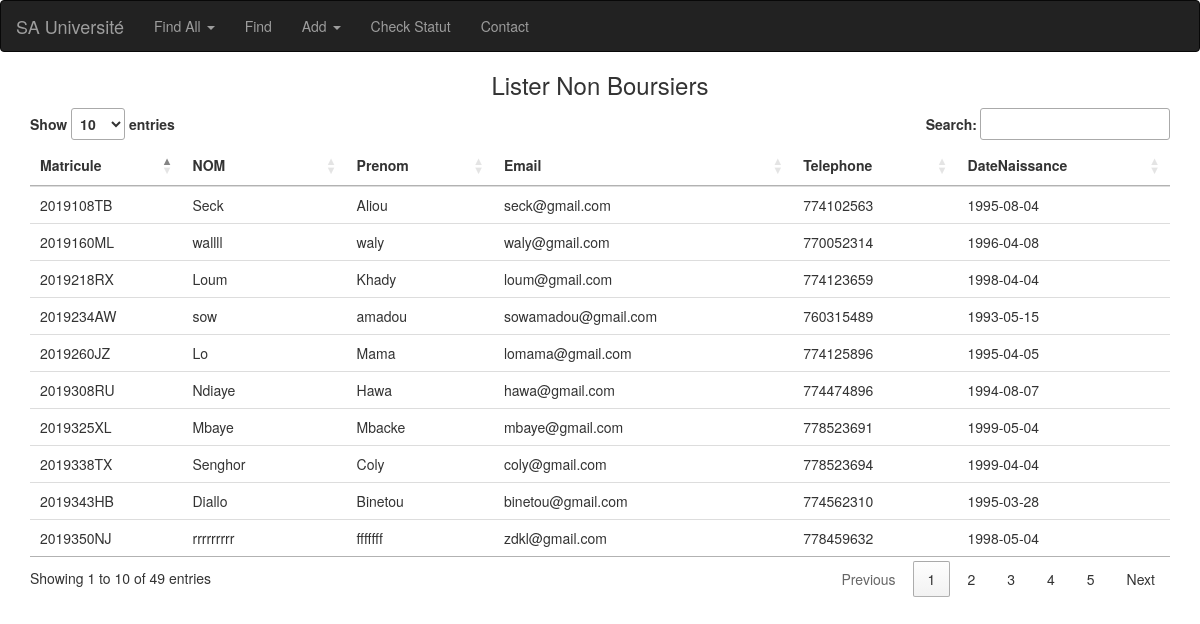
Page /page/noboursierall.php on the committed database.
### tables this page shows
CREATE TABLE `Etudiant` (
  `ID_ETUDIANT` int(11) NOT NULL,
  `MATRICULE` varchar(10) NOT NULL,
  `NOMETUDIANT` varchar(30) NOT NULL,
  `PRENOMETUDIANT` varchar(30) NOT NULL,
  `EMAIL` varchar(50) NOT NULL,
  `TELEPHONE` int(11) NOT NULL,
  `DATE_DE_NAISSANCE` date NOT NULL
);

### page/noboursierall.php (the view, shortened to what this page needs)
<?php
  include 'header.php';
?>
<!DOCTYPE html>
<html>
<head>
    <link rel="stylesheet" href="https://cdn.datatables.net/1.10.19/css/jquery.dataTables.min.css">
</head>
<body>
<h3 style="text-align:center; ">Lister Non Boursiers</h3>
<div class="container">
    <table class="table table-fluid" id="myTable">
    <thead>
    <tr>
    <th>Matricule</th>
    <th>NOM</th>
    <th>Prenom</th>
    <th>Email</th>
    <th>Telephone</th>
    <th>DateNaissance</th>
</tr>
    </thead>
    <tbody>
<?php
        require_once'../classes/Etudiant_Service.php';
        $liste = new Etudiant_Service();
        $rows = $liste->FindAll("Etudiant","Non_Boursier");
        while ($row = $rows->fetch()) {
        echo "
            <tr>
            <td>".$row['MATRICULE']."</td>
            <td>".$row['NOMETUDIANT']."</td>
            <td>".$row['PRENOMETUDIANT']."</td>
            <td>".$row['EMAIL']."</td>
            <td>".$row['TELEPHONE']."</td>
            <td>".$row['DATE_DE_NAISSANCE']."</td>
            </tr>";
        }
        ?>
    </tbody>
    </table>
</div>
</body>
</html>

### rows in the picture
etudiant: MATRICULE "2019260JZ", NOMETUDIANT "Lo", PRENOMETUDIANT "Mama", EMAIL "lomama@gmail.com", TELEPHONE "774125896", DATE_DE_NAISSANCE "1995-04-05"
etudiant: MATRICULE "2019325XL", NOMETUDIANT "Mbaye", PRENOMETUDIANT "Mbacke", EMAIL "mbaye@gmail.com", TELEPHONE "778523691", DATE_DE_NAISSANCE "1999-05-04"
etudiant: MATRICULE "2019338TX", NOMETUDIANT "Senghor", PRENOMETUDIANT "Coly", EMAIL "coly@gmail.com", TELEPHONE "778523694", DATE_DE_NAISSANCE "1999-04-04"
etudiant: MATRICULE "2019108TB", NOMETUDIANT "Seck", PRENOMETUDIANT "Aliou", EMAIL "seck@gmail.com", TELEPHONE "774102563", DATE_DE_NAISSANCE "1995-08-04"
etudiant: MATRICULE "2019218RX", NOMETUDIANT "Loum", PRENOMETUDIANT "Khady", EMAIL "loum@gmail.com", TELEPHONE "774123659", DATE_DE_NAISSANCE "1998-04-04"
etudiant: MATRICULE "2019350NJ", NOMETUDIANT "rrrrrrrrr", PRENOMETUDIANT "fffffff", EMAIL "zdkl@gmail.com", TELEPHONE "778459632", DATE_DE_NAISSANCE "1998-05-04"
etudiant: MATRICULE "2019343HB", NOMETUDIANT "Diallo", PRENOMETUDIANT "Binetou", EMAIL "binetou@gmail.com", TELEPHONE "774562310", DATE_DE_NAISSANCE "1995-03-28"
etudiant: MATRICULE "2019308RU", NOMETUDIANT "Ndiaye", PRENOMETUDIANT "Hawa", EMAIL "hawa@gmail.com", TELEPHONE "774474896", DATE_DE_NAISSANCE "1994-08-07"
etudiant: MATRICULE "2019160ML", NOMETUDIANT "wallll", PRENOMETUDIANT "waly", EMAIL "waly@gmail.com", TELEPHONE "770052314", DATE_DE_NAISSANCE "1996-04-08"
etudiant: MATRICULE "2019234AW", NOMETUDIANT "sow", PRENOMETUDIANT "amadou", EMAIL "sowamadou@gmail.com", TELEPHONE "760315489", DATE_DE_NAISSANCE "1993-05-15"
